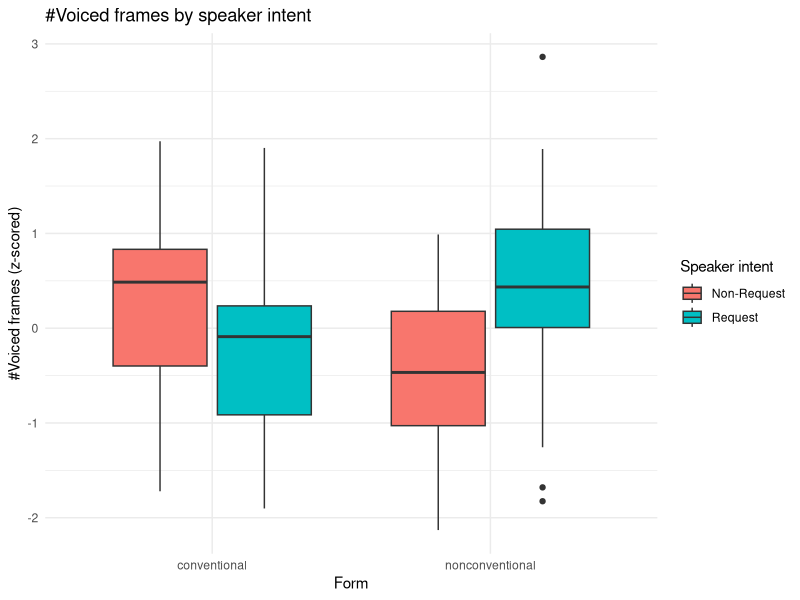
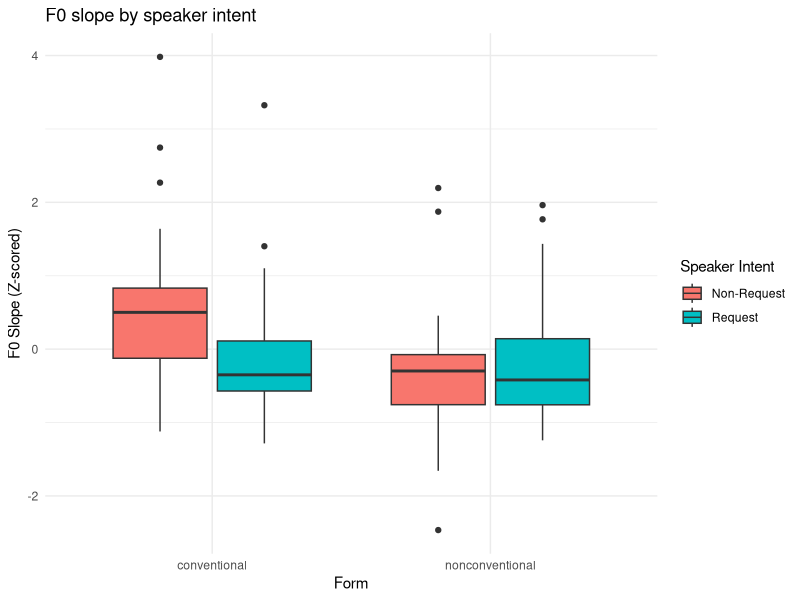
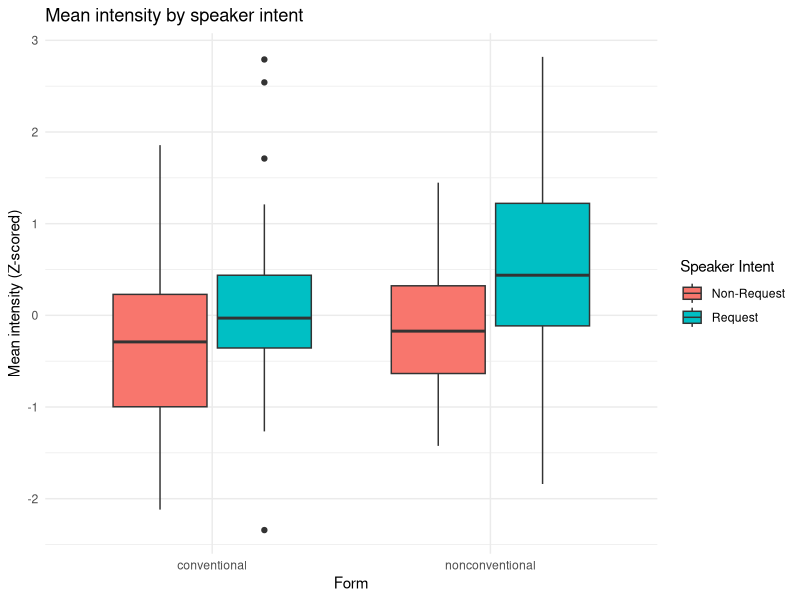
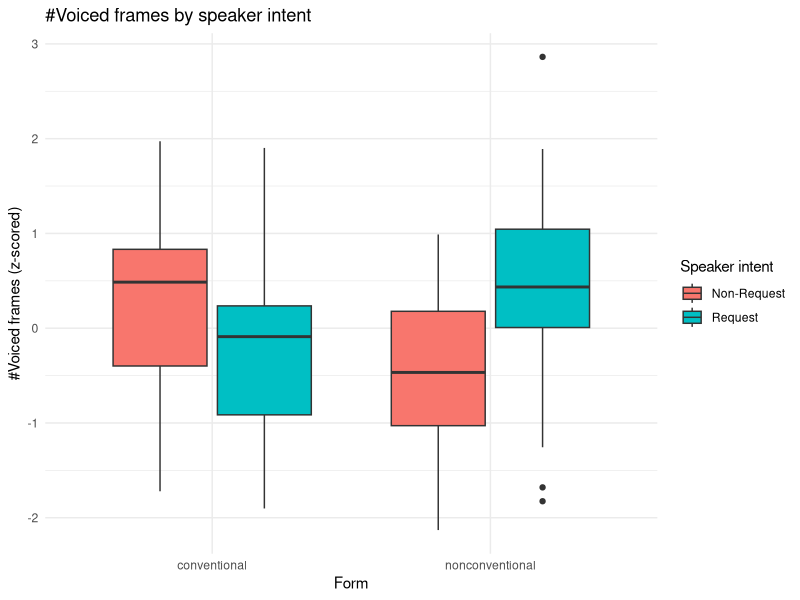
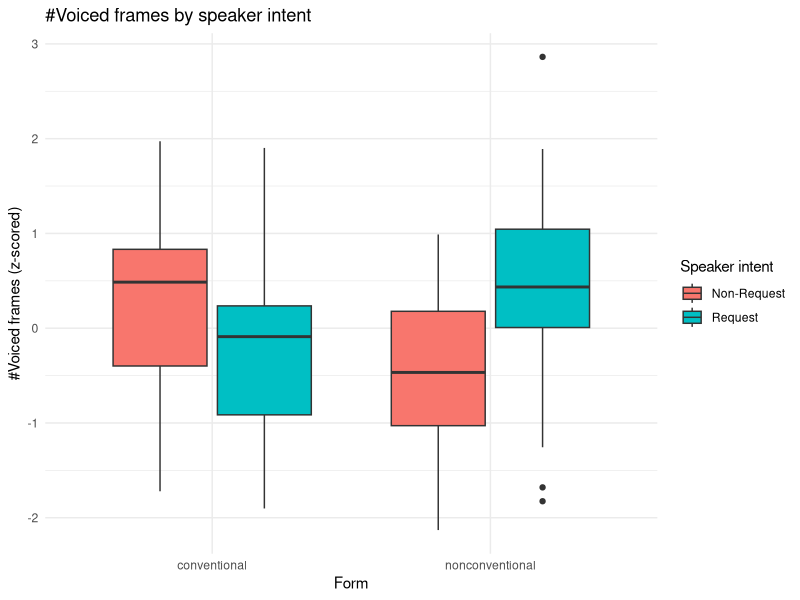
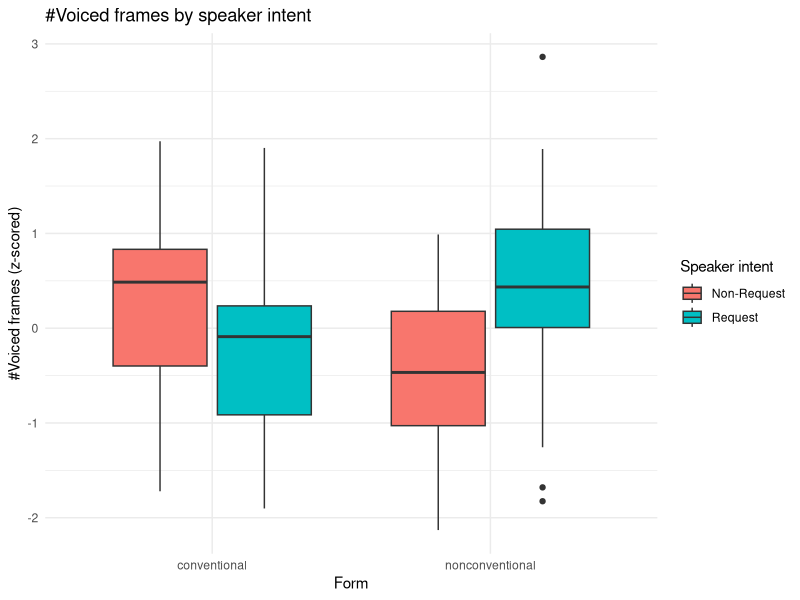
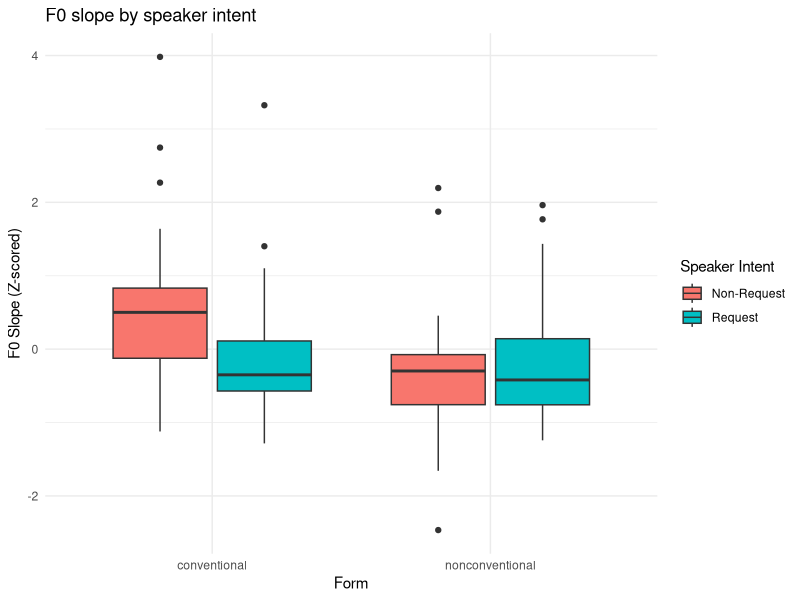
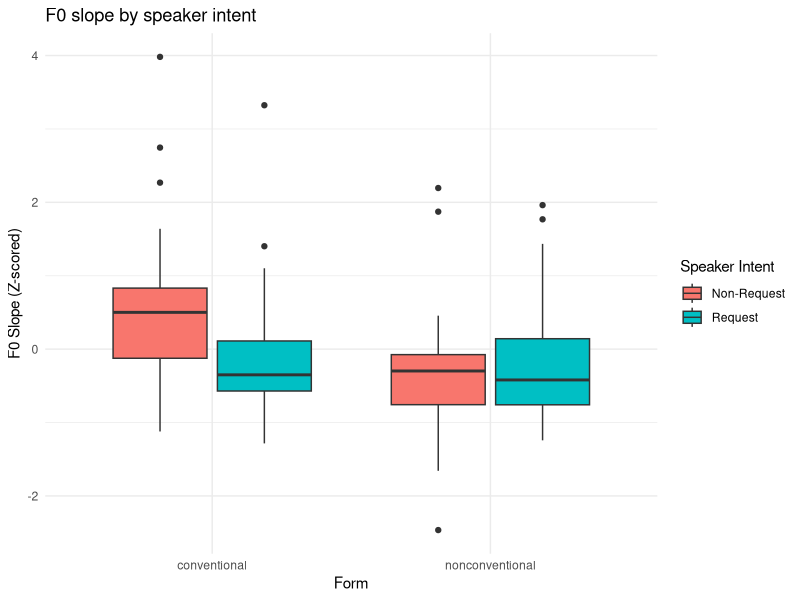

These figures' R source, in order: (Note: a time limit stopped this script after it produced the figures.)
## ---- chunk 1
library(tidyverse)
library(forcats)
library(lme4)
## ---- chunk 2
# setwd("/Users/seantrott/Dropbox/UCSD/Research/IndirectSpeechActs/Prosody/prosody_indirect_requests/analysis/exp1")
df_audio = read_csv("../../data/audio_features/audio_features.csv")
df_audio$label = factor(df_audio$label)

df_audio$label = fct_recode(df_audio$label,
                            "Request" = "IR",
                            "Non-Request" = "Literal")

df_audio = df_audio %>% 
  group_by(speaker) %>% 
  mutate(mean_f0_z_score = scale(mean_f0),
         duration_f0_z_score = scale(duration_f0),
         range_f0_z_score = scale(range_f0),
         sd_f0_z_score = scale(sd_f0),
         slope_f0_z_score = scale(slope_f0),
         mean_intensity_z_score = scale(mean_intensity),
         sd_intensity_z_score = scale(sd_intensity)
         )
## ---- chunk 3

experimental_data = read.csv("../../data/exp1/exp1_critical.csv")
experimental_data$item = factor(paste(experimental_data$speaker, experimental_data$stimNum, sep = "_"))


## ---- chunk 4
model_all_features_all = glmer(data = df_audio,
                label ~ mean_f0_z_score + 
                  range_f0_z_score + 
                  sd_f0_z_score + 
                  duration_f0_z_score + 
                  slope_f0_z_score + 
                  mean_intensity_z_score + 
                  sd_intensity_z_score +
                  (1 | topic),
                 family = binomial())

model_reduced_no_slope = glmer(data = df_audio,
                label ~ mean_f0_z_score + 
                  range_f0_z_score + 
                  sd_f0_z_score + 
                  duration_f0_z_score + 
                  mean_intensity_z_score + 
                  sd_intensity_z_score +
                  (1 | topic),
                 family = binomial())


model_reduced_no_mean_f0 = glmer(data = df_audio,
                label ~ slope_f0_z_score + 
                  range_f0_z_score + 
                  sd_f0_z_score + 
                  duration_f0_z_score + 
                  mean_intensity_z_score + 
                  sd_intensity_z_score +
                  (1 | topic),
                 family = binomial())


model_reduced_no_range = glmer(data = df_audio,
                label ~ mean_f0_z_score + 
                  slope_f0_z_score + 
                  sd_f0_z_score + 
                  duration_f0_z_score + 
                  mean_intensity_z_score + 
                  sd_intensity_z_score +
                  (1 | topic),
                 family = binomial())


model_reduced_no_sd_f0 = glmer(data = df_audio,
                label ~ mean_f0_z_score + 
                  range_f0_z_score + 
                  slope_f0_z_score + 
                  duration_f0_z_score + 
                  mean_intensity_z_score + 
                  sd_intensity_z_score +
                  (1 | topic),
                 family = binomial())

model_reduced_no_duration = glmer(data = df_audio,
                label ~ mean_f0_z_score + 
                  range_f0_z_score + 
                  sd_f0_z_score + 
                  slope_f0_z_score + 
                  mean_intensity_z_score + 
                  sd_intensity_z_score +
                  (1 | topic),
                 family = binomial())

model_reduced_no_mean_intensity = glmer(data = df_audio,
                label ~ mean_f0_z_score + 
                  range_f0_z_score + 
                  sd_f0_z_score + 
                  duration_f0_z_score + 
                  slope_f0_z_score + 
                  sd_intensity_z_score +
                  (1 | topic),
                 family = binomial())

model_reduced_no_sd_intensity = glmer(data = df_audio,
                label ~ mean_f0_z_score + 
                  range_f0_z_score + 
                  sd_f0_z_score + 
                  duration_f0_z_score + 
                  mean_intensity_z_score + 
                  slope_f0_z_score +
                  (1 | topic),
                 family = binomial())
## ---- chunk 5
summary(model_all_features_all)

anova(model_all_features_all, model_reduced_no_slope)
anova(model_all_features_all, model_reduced_no_mean_f0)
anova(model_all_features_all, model_reduced_no_range)
anova(model_all_features_all, model_reduced_no_sd_f0)
anova(model_all_features_all, model_reduced_no_duration)
anova(model_all_features_all, model_reduced_no_mean_intensity)
anova(model_all_features_all, model_reduced_no_sd_intensity)

p1 = anova(model_all_features_all, model_reduced_no_slope)$`Pr(>Chisq)`[2]
p2 = anova(model_all_features_all, model_reduced_no_mean_f0)$`Pr(>Chisq)`[2]
p3 = anova(model_all_features_all, model_reduced_no_range)$`Pr(>Chisq)`[2]
p4 = anova(model_all_features_all, model_reduced_no_sd_f0)$`Pr(>Chisq)`[2]
p5 = anova(model_all_features_all, model_reduced_no_duration)$`Pr(>Chisq)`[2]
p6 = anova(model_all_features_all, model_reduced_no_mean_intensity)$`Pr(>Chisq)`[2]
p7 = anova(model_all_features_all, model_reduced_no_sd_intensity)$`Pr(>Chisq)`[2]

p.adjust(c(p1, p2, p3, p4, p5, p6, p7), method="holm")
## ---- chunk 6

model_all_features = glmer(data = filter(df_audio, form == "conventional"),
                label ~ mean_f0_z_score + 
                  range_f0_z_score + 
                  sd_f0_z_score + 
                  duration_f0_z_score + 
                  slope_f0_z_score + 
                  mean_intensity_z_score + 
                  sd_intensity_z_score +
                  (1 | topic),
                 family = binomial())

model_reduced_no_slope = glmer(data = filter(df_audio, form == "conventional"),
                label ~ mean_f0_z_score + 
                  range_f0_z_score + 
                  sd_f0_z_score + 
                  duration_f0_z_score + 
                  mean_intensity_z_score + 
                  sd_intensity_z_score +
                  (1 | topic),
                 family = binomial())


model_reduced_no_mean_f0 = glmer(data = filter(df_audio, form == "conventional"),
                label ~ slope_f0_z_score + 
                  range_f0_z_score + 
                  sd_f0_z_score + 
                  duration_f0_z_score + 
                  mean_intensity_z_score + 
                  sd_intensity_z_score +
                  (1 | topic),
                 family = binomial())


model_reduced_no_range = glmer(data = filter(df_audio, form == "conventional"),
                label ~ mean_f0_z_score + 
                  slope_f0_z_score + 
                  sd_f0_z_score + 
                  duration_f0_z_score + 
                  mean_intensity_z_score + 
                  sd_intensity_z_score +
                  (1 | topic),
                 family = binomial())


model_reduced_no_sd_f0 = glmer(data = filter(df_audio, form == "conventional"),
                label ~ mean_f0_z_score + 
                  range_f0_z_score + 
                  slope_f0_z_score + 
                  duration_f0_z_score + 
                  mean_intensity_z_score + 
                  sd_intensity_z_score +
                  (1 | topic),
                 family = binomial())

model_reduced_no_duration = glmer(data = filter(df_audio, form == "conventional"),
                label ~ mean_f0_z_score + 
                  range_f0_z_score + 
                  sd_f0_z_score + 
                  slope_f0_z_score + 
                  mean_intensity_z_score + 
                  sd_intensity_z_score +
                  (1 | topic),
                 family = binomial())

model_reduced_no_mean_intensity = glmer(data = filter(df_audio, form == "conventional"),
                label ~ mean_f0_z_score + 
                  range_f0_z_score + 
                  sd_f0_z_score + 
                  duration_f0_z_score + 
                  slope_f0_z_score + 
                  sd_intensity_z_score +
                  (1 | topic),
                 family = binomial())

model_reduced_no_sd_intensity = glmer(data = filter(df_audio, form == "conventional"),
                label ~ mean_f0_z_score + 
                  range_f0_z_score + 
                  sd_f0_z_score + 
                  duration_f0_z_score + 
                  mean_intensity_z_score + 
                  slope_f0_z_score +
                  (1 | topic),
                 family = binomial())

## ---- chunk 7
summary(model_all_features)

anova(model_all_features, model_reduced_no_slope)
anova(model_all_features, model_reduced_no_mean_f0)
anova(model_all_features, model_reduced_no_range)
anova(model_all_features, model_reduced_no_sd_f0)
anova(model_all_features, model_reduced_no_duration)
anova(model_all_features, model_reduced_no_mean_intensity)
anova(model_all_features, model_reduced_no_sd_intensity)

p1 = anova(model_all_features, model_reduced_no_slope)$`Pr(>Chisq)`[2]
p2 = anova(model_all_features, model_reduced_no_mean_f0)$`Pr(>Chisq)`[2]
p3 = anova(model_all_features, model_reduced_no_range)$`Pr(>Chisq)`[2]
p4 = anova(model_all_features, model_reduced_no_sd_f0)$`Pr(>Chisq)`[2]
p5 = anova(model_all_features, model_reduced_no_duration)$`Pr(>Chisq)`[2]
p6 = anova(model_all_features, model_reduced_no_mean_intensity)$`Pr(>Chisq)`[2]
p7 = anova(model_all_features, model_reduced_no_sd_intensity)$`Pr(>Chisq)`[2]

p.adjust(c(p1, p2, p3, p4, p5, p6, p7), method="holm")
## ---- chunk 8

model_all_features_non = glmer(data = filter(df_audio, form == "nonconventional"),
                label ~ mean_f0_z_score + 
                  range_f0_z_score + 
                  sd_f0_z_score + 
                  duration_f0_z_score + 
                  slope_f0_z_score + 
                  mean_intensity_z_score + 
                  sd_intensity_z_score +
                  (1 | topic),
                 family = binomial())

model_reduced_no_slope_non = glmer(data = filter(df_audio, form == "nonconventional"),
                label ~ mean_f0_z_score + 
                  range_f0_z_score + 
                  sd_f0_z_score + 
                  duration_f0_z_score + 
                  mean_intensity_z_score + 
                  sd_intensity_z_score +
                  (1 | topic),
                 family = binomial())


model_reduced_no_mean_f0_non = glmer(data = filter(df_audio, form == "nonconventional"),
                label ~ slope_f0_z_score + 
                  range_f0_z_score + 
                  sd_f0_z_score + 
                  duration_f0_z_score + 
                  mean_intensity_z_score + 
                  sd_intensity_z_score +
                  (1 | topic),
                 family = binomial())


model_reduced_no_range_non = glmer(data = filter(df_audio, form == "nonconventional"),
                label ~ mean_f0_z_score + 
                  slope_f0_z_score + 
                  sd_f0_z_score + 
                  duration_f0_z_score + 
                  mean_intensity_z_score + 
                  sd_intensity_z_score +
                  (1 | topic),
                 family = binomial())


model_reduced_no_sd_f0_non = glmer(data = filter(df_audio, form == "nonconventional"),
                label ~ mean_f0_z_score + 
                  range_f0_z_score + 
                  slope_f0_z_score + 
                  duration_f0_z_score + 
                  mean_intensity_z_score + 
                  sd_intensity_z_score +
                  (1 | topic),
                 family = binomial())

model_reduced_no_duration_non = glmer(data = filter(df_audio, form == "nonconventional"),
                label ~ mean_f0_z_score + 
                  range_f0_z_score + 
                  sd_f0_z_score + 
                  slope_f0_z_score + 
                  mean_intensity_z_score + 
                  sd_intensity_z_score +
                  (1 | topic),
                 family = binomial())

model_reduced_no_mean_intensity_non = glmer(data = filter(df_audio, form == "nonconventional"),
                label ~ mean_f0_z_score + 
                  range_f0_z_score + 
                  sd_f0_z_score + 
                  duration_f0_z_score + 
                  slope_f0_z_score + 
                  sd_intensity_z_score +
                  (1 | topic),
                 family = binomial())

model_reduced_no_sd_intensity_non = glmer(data = filter(df_audio, form == "nonconventional"),
                label ~ mean_f0_z_score + 
                  range_f0_z_score + 
                  sd_f0_z_score + 
                  duration_f0_z_score + 
                  mean_intensity_z_score + 
                  slope_f0_z_score +
                  (1 | topic),
                 family = binomial())
## ---- chunk 9
summary(model_all_features_non)

p1 = anova(model_all_features_non, model_reduced_no_slope_non)$`Pr(>Chisq)`[2]
p2 = anova(model_all_features_non, model_reduced_no_mean_f0_non)$`Pr(>Chisq)`[2]
p3 = anova(model_all_features_non, model_reduced_no_range_non)$`Pr(>Chisq)`[2]
p4 = anova(model_all_features_non, model_reduced_no_sd_f0_non)$`Pr(>Chisq)`[2]
p5 = anova(model_all_features_non, model_reduced_no_duration_non)$`Pr(>Chisq)`[2]
p6 = anova(model_all_features_non, model_reduced_no_mean_intensity_non)$`Pr(>Chisq)`[2]
p7 = anova(model_all_features_non, model_reduced_no_sd_intensity_non)$`Pr(>Chisq)`[2]

p.adjust(c(p1, p2, p3, p4, p5, p6, p7), method="holm")
## ---- chunk 10

df_audio$label = factor(df_audio$label, levels=c("Non-Request", "Request"))

df_audio %>%
  # filter(form == "nonconventional") %>%
  ggplot(aes(x = form,
             y = duration_f0_z_score,
             fill = label)) +
  geom_boxplot() +
  labs(x = "Form",
       y = "#Voiced frames (z-scored)",
       title = "#Voiced frames by speaker intent") +
  guides(fill=guide_legend(title="Speaker intent")) +
  theme_minimal()

ggsave("../../Figures/f0_duration_analysis.png", 
         units="in", width=6, height=4, dpi=300)
ggsave("../../Figures/f0_duration_analysis.tiff", 
         units="in", width=6, height=4, dpi=300)
ggsave("../../Figures/f0_duration_analysis.pdf", 
         units="in", width=6, height=4, dpi=300)


df_audio %>%
  ggplot(aes(x = form,
             y = slope_f0_z_score,
             fill = label)) +
  geom_boxplot() +
  labs(x = "Form",
       y = "F0 Slope (Z-scored)",
       title = "F0 slope by speaker intent") +
  guides(fill=guide_legend(title="Speaker Intent")) +
  theme_minimal()

ggsave("../../Figures/f0_slope.png", 
         units="in", width=6, height=4, dpi=300)
ggsave("../../Figures/f0_slope.tiff", 
         units="in", width=6, height=4, dpi=300)
ggsave("../../Figures/f0_slope.pdf", 
         units="in", width=6, height=4, dpi=300)

df_audio %>%
  ggplot(aes(x = form,
             y = mean_intensity_z_score,
             fill = label)) +
  geom_boxplot() +
  labs(x = "Form",
       y = "Mean intensity (Z-scored)",
       title = "Mean intensity by speaker intent") +
  guides(fill=guide_legend(title="Speaker Intent")) +
  theme_minimal()

ggsave("../../Figures/mean_intensity.png", 
         units="in", width=6, height=4, dpi=300)
ggsave("../../Figures/mean_intensity.tiff", 
         units="in", width=6, height=4, dpi=300)
ggsave("../../Figures/mean_intensity.pdf", 
         units="in", width=6, height=4, dpi=300)
## ---- chunk 11
df_audio$index = c(1: nrow(df_audio))
prob_outputs = c()
for (iterating_index in c(1:nrow(df_audio))) {
  
  train = df_audio %>%
    filter(index != iterating_index)
  
  test = df_audio %>%
    filter(index == iterating_index)
  
  model_core = glm(data = train,
                  label ~ 0,
                   family = binomial())
  
  probabilities = predict(model_core, test, type="response")

  prob_outputs[iterating_index] = probabilities
}

df_audio$lr_probs = prob_outputs

df_audio$lr_prediction = ifelse(df_audio$lr_probs > 0.5,
                             "literal","request")

df_audio$lr_correct = df_audio$lr_prediction == df_audio$label
mean(df_audio$lr_correct)
## ---- chunk 12
df_audio$index = c(1: nrow(df_audio))
prob_outputs = c()
for (iterating_index in c(1:nrow(df_audio))) {
  
  train = df_audio %>%
    filter(index != iterating_index)
  
  test = df_audio %>%
    filter(index == iterating_index)
  
  model_core = glm(data = train,
                  label ~ mean_f0_z_score*form + range_f0_z_score*form + 
                    sd_f0_z_score*form + duration_f0_z_score*form + 
                    slope_f0_z_score*form + mean_intensity_z_score*form + 
                    sd_intensity_z_score*form,
                   family = binomial())
  
  probabilities = predict(model_core, test, type="response")

  prob_outputs[iterating_index] = probabilities
}

df_audio$lr_probs = prob_outputs

df_audio$lr_prediction = ifelse(df_audio$lr_probs > 0.5,
                             "literal","request")

df_audio$lr_correct = df_audio$lr_prediction == df_audio$label
mean(df_audio$lr_correct)
## ---- chunk 13


df_audio$item = paste(df_audio$speaker, df_audio$stimNum, sep="_")

critical_audio = df_audio 
slope_IR = filter(critical_audio, label == "Request")$slope_f0_z_score
slope_literal = filter(critical_audio, label == "Non-Request")$slope_f0_z_score
slope_diff = slope_IR - slope_literal

duration_f0_IR = filter(critical_audio, label == "Request")$duration_f0_z_score
duration_f0_literal = filter(critical_audio, label == "Non-Request")$duration_f0_z_score
duration_f0_diff = duration_f0_IR - duration_f0_literal

sd_intensity_IR = filter(critical_audio, label == "Request")$sd_intensity_z_score
sd_intensity_literal = filter(critical_audio, label == "Non-Request")$sd_intensity_z_score
sd_intensity_diff = sd_intensity_IR - sd_intensity_literal

mean_intensity_IR = filter(critical_audio, label == "Request")$mean_intensity_z_score
mean_intensity_literal = filter(critical_audio, label == "Non-Request")$mean_intensity_z_score
mean_intensity_diff = mean_intensity_IR - mean_intensity_literal

mean_f0_IR = filter(critical_audio, label == "Request")$mean_f0_z_score
mean_f0_literal = filter(critical_audio, label == "Non-Request")$mean_f0_z_score
mean_f0_diff = mean_f0_IR - mean_f0_literal

sd_f0_IR = filter(critical_audio, label == "Request")$sd_f0_z_score
sd_f0_literal = filter(critical_audio, label == "Non-Request")$sd_f0_z_score
sd_f0_diff = sd_f0_IR - sd_f0_literal

range_f0_IR = filter(critical_audio, label == "Request")$range_f0_z_score
range_f0_literal = filter(critical_audio, label == "Non-Request")$range_f0_z_score
range_f0_diff = range_f0_IR - range_f0_literal


item = filter(critical_audio, label == "Request")$item

new_df = data.frame(item, 
                    slope_diff, 
                    duration_f0_diff,
                    sd_intensity_diff,
                    mean_intensity_diff,
                    mean_f0_diff,
                    sd_f0_diff,
                    range_f0_diff)

new_df$item = factor(new_df$item)
new_df

## ---- chunk 14

merged = merge(experimental_data, new_df, by="item")
head(merged)
merged$Correct = fct_recode(factor(merged$correct),
                            "Yes" = "1",
                            "No" = "0")

## ---- chunk 15
model_accuracy_full = glmer(data = merged,
                      Correct ~ slope_diff * form +
                        mean_f0_diff * form +
                       duration_f0_diff * form +
                       range_f0_diff * form +
                       sd_f0_diff * form +
                       mean_intensity_diff * form +
                       sd_intensity_diff * form +
                        form * speaker + 
                        (1 | subject) + (1 | stimNum),
                       control=glmerControl(optimizer="bobyqa"),
                       family = binomial())

summary(model_accuracy_full)

## ---- chunk 16
model_accuracy_no_slope_interaction = glmer(data = merged,
                      Correct ~ slope_diff +
                        mean_f0_diff * form +
                       duration_f0_diff * form +
                       range_f0_diff * form +
                       sd_f0_diff * form +
                       mean_intensity_diff * form +
                       sd_intensity_diff * form +
                        form * speaker +
                        (1 | subject) + (1 | stimNum),
                       control=glmerControl(optimizer="bobyqa"),
                       family = binomial())

model_accuracy_no_slope = glmer(data = merged,
                      Correct ~ mean_f0_diff * form +
                       duration_f0_diff * form +
                       range_f0_diff * form +
                       sd_f0_diff * form +
                       mean_intensity_diff * form +
                       sd_intensity_diff * form +
                        form * speaker +
                        (1 | subject) + (1 | stimNum),
                       control=glmerControl(optimizer="bobyqa"),
                       family = binomial())
## ---- chunk 17
anova(model_accuracy_full, model_accuracy_no_slope_interaction)
anova(model_accuracy_no_slope_interaction, model_accuracy_no_slope)

## ---- chunk 18
model_accuracy_no_mean_f0_interaction = glmer(data = merged,
                      Correct ~ slope_diff * form +
                        mean_f0_diff +
                       duration_f0_diff * form +
                       range_f0_diff * form +
                       sd_f0_diff * form +
                       mean_intensity_diff * form +
                       sd_intensity_diff * form +
                        form * speaker +
                        (1 | subject) + (1 | stimNum),
                       control=glmerControl(optimizer="bobyqa"),
                       family = binomial())

model_accuracy_no_mean_f0 = glmer(data = merged,
                      Correct ~ slope_diff * form +
                       duration_f0_diff * form +
                       range_f0_diff * form +
                       sd_f0_diff * form +
                       mean_intensity_diff * form +
                       sd_intensity_diff * form +
                        form * speaker +
                        (1 | subject) + (1 | stimNum),
                       control=glmerControl(optimizer="bobyqa"),
                       family = binomial())
## ---- chunk 19
anova(model_accuracy_full, model_accuracy_no_mean_f0_interaction)
anova(model_accuracy_no_mean_f0_interaction, model_accuracy_no_mean_f0)

## ---- chunk 20
model_accuracy_no_f0_dur_interaction = glmer(data = merged,
                      Correct ~ slope_diff * form +
                        mean_f0_diff * form +
                       duration_f0_diff +
                       range_f0_diff * form +
                       sd_f0_diff * form +
                       mean_intensity_diff * form +
                       sd_intensity_diff * form +
                        form * speaker +
                        (1 | subject) + (1 | stimNum),
                       control=glmerControl(optimizer="bobyqa"),
                       family = binomial())

model_accuracy_no_f0_dur = glmer(data = merged,
                      Correct ~ slope_diff * form +
                        mean_f0_diff * form +
                       range_f0_diff * form +
                       sd_f0_diff * form +
                       mean_intensity_diff * form +
                       sd_intensity_diff * form +
                        form * speaker +
                        (1 | subject) + (1 | stimNum),
                       control=glmerControl(optimizer="bobyqa"),
                       family = binomial())
## ---- chunk 21
anova(model_accuracy_full, model_accuracy_no_f0_dur_interaction)
anova(model_accuracy_no_f0_dur_interaction, model_accuracy_no_f0_dur)

## ---- chunk 22
model_accuracy_no_f0_range_interaction = glmer(data = merged,
                      Correct ~ slope_diff * form +
                        mean_f0_diff * form +
                       duration_f0_diff * form +
                       range_f0_diff +
                       sd_f0_diff * form +
                       mean_intensity_diff * form +
                       sd_intensity_diff * form +
                        form * speaker +
                        (1 | subject) + (1 | stimNum),
                       control=glmerControl(optimizer="bobyqa"),
                       family = binomial())

model_accuracy_no_f0_range = glmer(data = merged,
                      Correct ~ slope_diff * form +
                        mean_f0_diff * form +
                       duration_f0_diff * form +
                       sd_f0_diff * form +
                       mean_intensity_diff * form +
                       sd_intensity_diff * form +
                        form * speaker +
                        (1 | subject) + (1 | stimNum),
                       control=glmerControl(optimizer="bobyqa"),
                       family = binomial())
## ---- chunk 23
anova(model_accuracy_full, model_accuracy_no_f0_range_interaction)
anova(model_accuracy_no_f0_range_interaction, model_accuracy_no_f0_range)

## ---- chunk 24
model_accuracy_no_f0_sd_interaction = glmer(data = merged,
                      Correct ~ slope_diff * form +
                        mean_f0_diff * form +
                       duration_f0_diff * form +
                       range_f0_diff * form+
                       sd_f0_diff +
                       mean_intensity_diff * form +
                       sd_intensity_diff * form +
                        form * speaker +
                        (1 | subject) + (1 | stimNum),
                       control=glmerControl(optimizer="bobyqa"),
                       family = binomial())

model_accuracy_no_f0_sd = glmer(data = merged,
                      Correct ~ slope_diff * form +
                        mean_f0_diff * form +
                        range_f0_diff * form+
                       duration_f0_diff * form +
                       mean_intensity_diff * form +
                       sd_intensity_diff * form +
                        form * speaker +
                        (1 | subject) + (1 | stimNum),
                       control=glmerControl(optimizer="bobyqa"),
                       family = binomial())
## ---- chunk 25
anova(model_accuracy_full, model_accuracy_no_f0_sd_interaction)
anova(model_accuracy_no_f0_sd_interaction, model_accuracy_no_f0_sd)

## ---- chunk 26
model_accuracy_no_mean_intensity_interaction = glmer(data = merged,
                      Correct ~ slope_diff * form +
                        mean_f0_diff * form +
                       duration_f0_diff * form +
                       range_f0_diff * form+
                       sd_f0_diff * form +
                       mean_intensity_diff +
                       sd_intensity_diff * form +
                        form * speaker +
                        (1 | subject) + (1 | stimNum),
                       control=glmerControl(optimizer="bobyqa"),
                       family = binomial())

model_accuracy_no_mean_intensity = glmer(data = merged,
                      Correct ~ slope_diff * form +
                        mean_f0_diff * form +
                        range_f0_diff * form+
                        sd_f0_diff * form +
                       duration_f0_diff * form +
                       sd_intensity_diff * form +
                        form * speaker +
                        (1 | subject) + (1 | stimNum),
                       control=glmerControl(optimizer="bobyqa"),
                       family = binomial())
## ---- chunk 27
anova(model_accuracy_full, model_accuracy_no_mean_intensity_interaction)
anova(model_accuracy_no_mean_intensity_interaction, model_accuracy_no_mean_intensity)

## ---- chunk 28
model_accuracy_no_sd_intensity_interaction = glmer(data = merged,
                      Correct ~ slope_diff * form +
                        mean_f0_diff * form +
                       duration_f0_diff * form +
                       range_f0_diff * form+
                       sd_f0_diff * form +
                       mean_intensity_diff * form +
                       sd_intensity_diff +
                        form * speaker +
                        (1 | subject) + (1 | stimNum),
                       control=glmerControl(optimizer="bobyqa"),
                       family = binomial())

model_accuracy_no_sd_intensity = glmer(data = merged,
                      Correct ~ slope_diff * form +
                        mean_f0_diff * form +
                        range_f0_diff * form+
                        sd_f0_diff * form +
                       duration_f0_diff * form +
                       mean_intensity_diff * form +
                        form * speaker +
                        (1 | subject) + (1 | stimNum),
                       control=glmerControl(optimizer="bobyqa"),
                       family = binomial())
## ---- chunk 29
anova(model_accuracy_full, model_accuracy_no_sd_intensity_interaction)
anova(model_accuracy_no_sd_intensity_interaction, model_accuracy_no_sd_intensity)
## ---- chunk 30
merged %>%
  ggplot(aes(x = form,
             y = slope_diff,
             fill = Correct)) +
  geom_boxplot() +
  theme_minimal()

merged %>%
  ggplot(aes(x = form,
             y = mean_f0_diff,
             fill = Correct)) +
  geom_boxplot() +
  theme_minimal()
## ---- chunk 31
p1 = anova(model_accuracy_full, model_accuracy_no_slope_interaction)$`Pr(>Chisq)`[2]
p2 = anova(model_accuracy_no_slope_interaction, model_accuracy_no_slope)$`Pr(>Chisq)`[2]
p3 = anova(model_accuracy_full, model_accuracy_no_mean_f0_interaction)$`Pr(>Chisq)`[2]
p4 = anova(model_accuracy_no_mean_f0_interaction, model_accuracy_no_mean_f0)$`Pr(>Chisq)`[2]
p5 = anova(model_accuracy_full, model_accuracy_no_f0_dur_interaction)$`Pr(>Chisq)`[2]
p6 = anova(model_accuracy_no_f0_dur_interaction, model_accuracy_no_f0_dur)$`Pr(>Chisq)`[2]
p7 = anova(model_accuracy_full, model_accuracy_no_f0_range_interaction)$`Pr(>Chisq)`[2]
p8 = anova(model_accuracy_no_f0_range_interaction, model_accuracy_no_f0_range)$`Pr(>Chisq)`[2]
p9 = anova(model_accuracy_full, model_accuracy_no_f0_sd_interaction)$`Pr(>Chisq)`[2]
p10 = anova(model_accuracy_no_f0_sd_interaction, model_accuracy_no_f0_sd)$`Pr(>Chisq)`[2]
p11 = anova(model_accuracy_full, model_accuracy_no_mean_intensity_interaction)$`Pr(>Chisq)`[2]
p12 = anova(model_accuracy_no_mean_intensity_interaction, model_accuracy_no_mean_intensity)$`Pr(>Chisq)`[2]
p13 = anova(model_accuracy_full, model_accuracy_no_sd_intensity_interaction)$`Pr(>Chisq)`[2]
p14 = anova(model_accuracy_no_sd_intensity_interaction, model_accuracy_no_sd_intensity)$`Pr(>Chisq)`[2]

p.adjust(c(p1, p2, p3, p4, p5, p6, p7, p8, p9, p10, p11, p12, p13, p14), method="holm")

## ---- chunk 32

merged$form = factor(merged$form, levels=c("conventional", "nonconventional"))
merged %>%
  ggplot(aes(x = form,
             y = slope_diff,
             fill = Correct)) +
  geom_boxplot(outlier.shape = NA) +
  labs(x = "Form",
       y = "Request slope - Non-Request Slope",
       title = "F0 slope differences by correct responses") +
  guides(fill=guide_legend(title="Correct")) +
  theme_minimal()

ggsave("../../Figures/f0_slope_exp1.png", 
         units="in", width=6, height=4, dpi=300)
ggsave("../../Figures/f0_slope_exp1.tiff", 
         units="in", width=6, height=4, dpi=300)
ggsave("../../Figures/f0_slope_exp1.pdf", 
         units="in", width=6, height=4, dpi=300)


f = merged %>%
  filter(form == "nonconventional")

s1 = filter(f, Correct=="No")$slope_diff
s2 = filter(f, Correct=="Yes")$slope_diff

f %>%
  ggplot(aes(x = slope_diff,
             fill = Correct)) +
  geom_density(alpha = .6)

ggsave("../../Figures/f0_slope_nonconventional_supplementary.pdf", 
         units="in", width=6, height=4, dpi=300)
